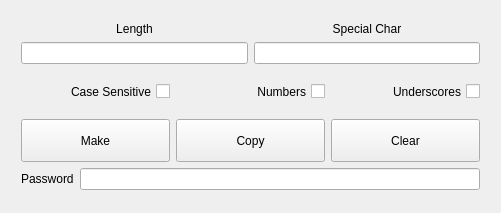
<?xml version="1.0" encoding="UTF-8"?>
<ui version="4.0">
 <class>MainUI</class>
 <widget class="QMainWindow" name="MainUI">
  <property name="geometry">
   <rect>
    <x>0</x>
    <y>0</y>
    <width>501</width>
    <height>213</height>
   </rect>
  </property>
  <property name="minimumSize">
   <size>
    <width>490</width>
    <height>200</height>
   </size>
  </property>
  <property name="maximumSize">
   <size>
    <width>1000</width>
    <height>1000</height>
   </size>
  </property>
  <property name="windowTitle">
   <string>Lumina Password Generator</string>
  </property>
  <widget class="QWidget" name="centralWidget">
   <widget class="QWidget" name="">
    <property name="geometry">
     <rect>
      <x>10</x>
      <y>10</y>
      <width>481</width>
      <height>191</height>
     </rect>
    </property>
    <layout class="QVBoxLayout" name="verticalLayout_3">
     <item>
      <layout class="QHBoxLayout" name="horizontalLayout">
       <item>
        <layout class="QVBoxLayout" name="verticalLayout_2">
         <item>
          <widget class="QLabel" name="lenLabel">
           <property name="sizePolicy">
            <sizepolicy hsizetype="Minimum" vsizetype="Minimum">
             <horstretch>0</horstretch>
             <verstretch>0</verstretch>
            </sizepolicy>
           </property>
           <property name="font">
            <font>
             <kerning>false</kerning>
            </font>
           </property>
           <property name="text">
            <string>Length</string>
           </property>
           <property name="alignment">
            <set>Qt::AlignCenter</set>
           </property>
          </widget>
         </item>
         <item>
          <widget class="QLineEdit" name="lengthEdit">
           <property name="sizePolicy">
            <sizepolicy hsizetype="Minimum" vsizetype="Minimum">
             <horstretch>15</horstretch>
             <verstretch>0</verstretch>
            </sizepolicy>
           </property>
           <property name="font">
            <font>
             <kerning>false</kerning>
            </font>
           </property>
           <property name="text">
            <string/>
           </property>
          </widget>
         </item>
        </layout>
       </item>
       <item>
        <layout class="QVBoxLayout" name="verticalLayout">
         <item>
          <widget class="QLabel" name="chareditLabel">
           <property name="sizePolicy">
            <sizepolicy hsizetype="Minimum" vsizetype="Minimum">
             <horstretch>0</horstretch>
             <verstretch>0</verstretch>
            </sizepolicy>
           </property>
           <property name="font">
            <font>
             <kerning>false</kerning>
            </font>
           </property>
           <property name="text">
            <string>Special Char</string>
           </property>
           <property name="alignment">
            <set>Qt::AlignCenter</set>
           </property>
          </widget>
         </item>
         <item>
          <widget class="QLineEdit" name="specialcharEdit">
           <property name="sizePolicy">
            <sizepolicy hsizetype="Minimum" vsizetype="Minimum">
             <horstretch>15</horstretch>
             <verstretch>0</verstretch>
            </sizepolicy>
           </property>
           <property name="font">
            <font>
             <kerning>false</kerning>
            </font>
           </property>
           <property name="text">
            <string/>
           </property>
          </widget>
         </item>
        </layout>
       </item>
      </layout>
     </item>
     <item>
      <layout class="QHBoxLayout" name="horizontalLayout_4">
       <item>
        <widget class="QCheckBox" name="caseBox">
         <property name="sizePolicy">
          <sizepolicy hsizetype="Minimum" vsizetype="Minimum">
           <horstretch>0</horstretch>
           <verstretch>0</verstretch>
          </sizepolicy>
         </property>
         <property name="font">
          <font>
           <kerning>false</kerning>
          </font>
         </property>
         <property name="layoutDirection">
          <enum>Qt::RightToLeft</enum>
         </property>
         <property name="text">
          <string>Case Sensitive</string>
         </property>
        </widget>
       </item>
       <item>
        <widget class="QCheckBox" name="numBox">
         <property name="sizePolicy">
          <sizepolicy hsizetype="Minimum" vsizetype="Minimum">
           <horstretch>0</horstretch>
           <verstretch>0</verstretch>
          </sizepolicy>
         </property>
         <property name="font">
          <font>
           <kerning>false</kerning>
          </font>
         </property>
         <property name="layoutDirection">
          <enum>Qt::RightToLeft</enum>
         </property>
         <property name="text">
          <string>Numbers</string>
         </property>
        </widget>
       </item>
       <item>
        <widget class="QCheckBox" name="underscoreBox">
         <property name="sizePolicy">
          <sizepolicy hsizetype="Minimum" vsizetype="Minimum">
           <horstretch>0</horstretch>
           <verstretch>0</verstretch>
          </sizepolicy>
         </property>
         <property name="font">
          <font>
           <kerning>false</kerning>
          </font>
         </property>
         <property name="layoutDirection">
          <enum>Qt::RightToLeft</enum>
         </property>
         <property name="text">
          <string>Underscores</string>
         </property>
        </widget>
       </item>
      </layout>
     </item>
     <item>
      <layout class="QHBoxLayout" name="horizontalLayout_3">
       <item>
        <widget class="QPushButton" name="makePushButton">
         <property name="sizePolicy">
          <sizepolicy hsizetype="Preferred" vsizetype="Minimum">
           <horstretch>0</horstretch>
           <verstretch>0</verstretch>
          </sizepolicy>
         </property>
         <property name="font">
          <font>
           <kerning>false</kerning>
          </font>
         </property>
         <property name="text">
          <string>Make</string>
         </property>
        </widget>
       </item>
       <item>
        <widget class="QPushButton" name="pushButton_2">
         <property name="sizePolicy">
          <sizepolicy hsizetype="Preferred" vsizetype="Minimum">
           <horstretch>0</horstretch>
           <verstretch>0</verstretch>
          </sizepolicy>
         </property>
         <property name="font">
          <font>
           <kerning>false</kerning>
          </font>
         </property>
         <property name="text">
          <string>Copy</string>
         </property>
        </widget>
       </item>
       <item>
        <widget class="QPushButton" name="pushButton">
         <property name="sizePolicy">
          <sizepolicy hsizetype="Preferred" vsizetype="Minimum">
           <horstretch>0</horstretch>
           <verstretch>0</verstretch>
          </sizepolicy>
         </property>
         <property name="font">
          <font>
           <kerning>false</kerning>
          </font>
         </property>
         <property name="text">
          <string>Clear</string>
         </property>
        </widget>
       </item>
      </layout>
     </item>
     <item>
      <layout class="QHBoxLayout" name="horizontalLayout_2">
       <item>
        <widget class="QLabel" name="pwdLabel">
         <property name="font">
          <font>
           <kerning>false</kerning>
          </font>
         </property>
         <property name="text">
          <string>Password</string>
         </property>
         <property name="buddy">
          <cstring>pwdEdit</cstring>
         </property>
        </widget>
       </item>
       <item>
        <widget class="QLineEdit" name="pwdEdit">
         <property name="font">
          <font>
           <kerning>false</kerning>
          </font>
         </property>
        </widget>
       </item>
      </layout>
     </item>
    </layout>
   </widget>
  </widget>
 </widget>
 <layoutdefault spacing="6" margin="11"/>
 <tabstops>
  <tabstop>pwdEdit</tabstop>
  <tabstop>caseBox</tabstop>
 </tabstops>
 <resources/>
 <connections>
  <connection>
   <sender>pushButton</sender>
   <signal>clicked()</signal>
   <receiver>pwdEdit</receiver>
   <slot>clear()</slot>
   <hints>
    <hint type="sourcelabel">
     <x>331</x>
     <y>99</y>
    </hint>
    <hint type="destinationlabel">
     <x>240</x>
     <y>120</y>
    </hint>
   </hints>
  </connection>
  <connection>
   <sender>pushButton_2</sender>
   <signal>clicked()</signal>
   <receiver>MainUI</receiver>
   <slot>copyPass()</slot>
   <hints>
    <hint type="sourcelabel">
     <x>331</x>
     <y>64</y>
    </hint>
    <hint type="destinationlabel">
     <x>169</x>
     <y>169</y>
    </hint>
   </hints>
  </connection>
  <connection>
   <sender>makePushButton</sender>
   <signal>clicked()</signal>
   <receiver>MainUI</receiver>
   <slot>makePass()</slot>
   <hints>
    <hint type="sourcelabel">
     <x>400</x>
     <y>15</y>
    </hint>
    <hint type="destinationlabel">
     <x>244</x>
     <y>84</y>
    </hint>
   </hints>
  </connection>
 </connections>
 <slots>
  <slot>genPass()</slot>
  <slot>copyPass()</slot>
 </slots>
</ui>
